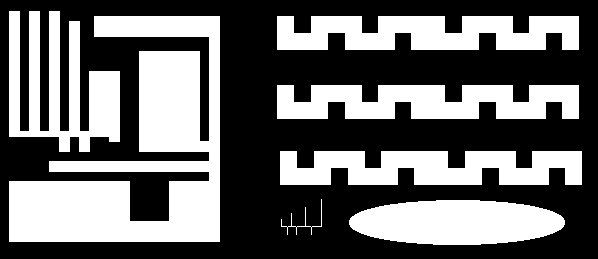
%> input picture lab10/ccl1.png, 598 x 259 px
$ octave lab10a.m   (GNU Octave 9; MATLAB toolbox functions it lacks are replaced by stand-ins)
%> lines starting %> are read from the running program, lines starting %| are printed output that depends on the picture; in (x1, y1, x2, y2) boxes, pixels count from 0 and x2, y2 are one past the last pixel; in counts of white or black regions, pixels touching at a corner belong together; the program's own positions count from 1
### lab10/root.m
function result = root(index,tab)

while index ~=tab(index)
    index = tab(index);
end
result = index;
end

### lab10/lab10a.m
clear;
clc;
close all;

I = imread('ccl1.png');
%> I is the input picture: size 259x598 uint8; 41.1% white; 7 white regions, largest, box (x1, y1, x2, y2) and area: (9, 16, 220, 242) 23561, (9, 11, 120, 152) 8081, (277, 16, 579, 50) 8024

Icp = uint32(I);
[height, width] = size(Icp);
%> height = 259; width = 598

L = 1;
N = 100;
id = 1:N;
lut = 1:N;

 for y = 2 : (height-1)
    for x = 2 : (width-1)
        if I(y, x) ~= 0
             neighbors = [Icp(y-1,x-1), Icp(y-1,x), Icp(y-1,x+1), Icp(y,x-1)];
             Sum = sum(neighbors);
             if Sum == 0
                 Icp(y,x) = L;
                 L = L+1;
             elseif  Sum>0
                 valid = nonzeros(neighbors);
                 mi = min(valid);
                 ma = max(valid);
                 if mi == ma
                     Icp(y,x) = mi;
                 else
                     Icp(y,x) = mi;
                     id(root(ma,id)) = root(mi,id);
                 end
             end
        end
    end
 end
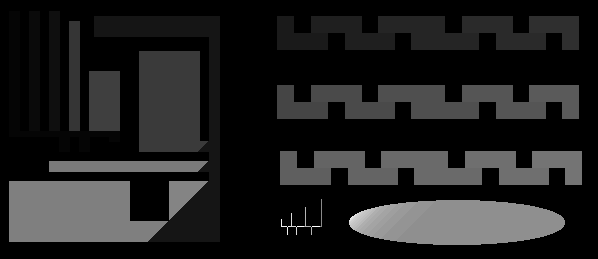
%> Icp: size 259x598 uint32; min 0, max 48, mean 6.1; drawn with min black and max white
%> after the loop, L = 49; Sum = 108; id = 100 values, max 100 at index 100, min 1 at index 1, mean 47.92; ma = 27; mi = 27; neighbors = [27 27 27 27]; valid = [27; 27; 27; 27]


 subplot(1,2,1);
 imshow(I,[]);
 subplot(1,2,2);
 imshow(Icp,[]);


 for i = 1:length(lut)
     lut(i) = root(i,id);
 end
%> after the loop, lut = 100 values, max 100 at index 100, min 1 at index 1, mean 48.26

 Result = zeros(height,width);
 for i = 1:height
      for j = 1:width
          if Icp(i,j) > 0
            Result(i,j) = lut(Icp(i,j));
          end
      end
 end
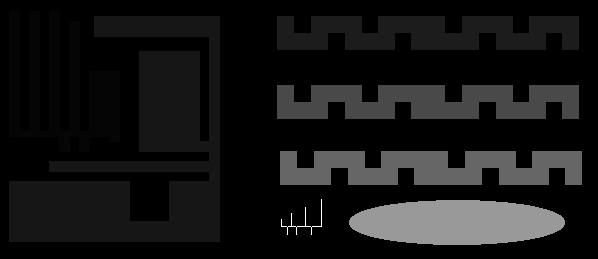
%> Result: size 259x598 double; min 0, max 45, mean 3.9; drawn with min black and max white

 figure
 imshow(Result,[]);

$ run again, with lab10/shapes.png copied over lab10/ccl1.png
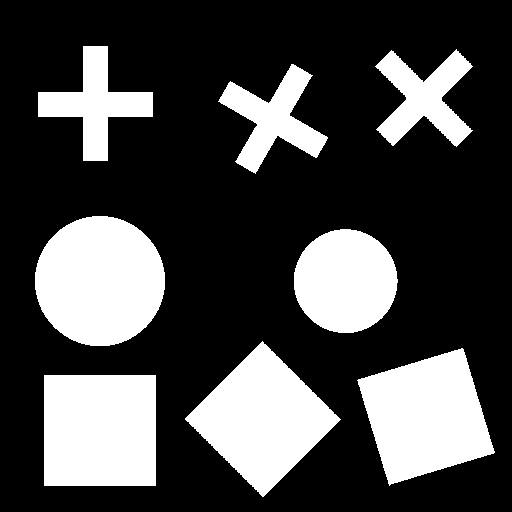
%> input picture lab10/shapes.png, 512 x 512 px
%> I: size 512x512 logical; 28% white; 8 white regions, largest, box (x1, y1, x2, y2) and area: (35, 216, 165, 346) 13293, (44, 375, 156, 486) 12432, (185, 341, 341, 497) 12212
%> after the loop `for y = 2 : (height-1)`:
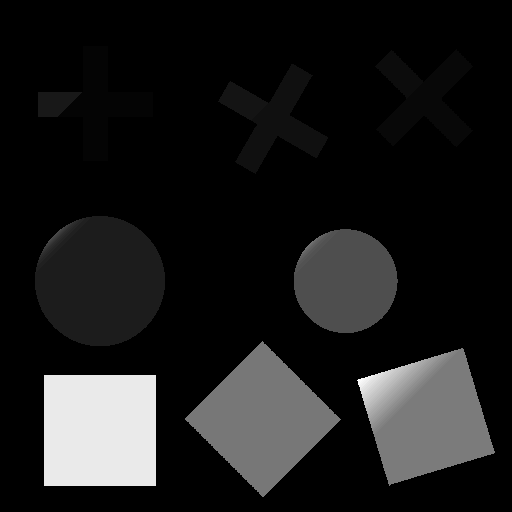
%> Icp: size 512x512 uint32; min 0, max 62, mean 6.7; drawn with min black and max white
%> after the loop `for y = 2 : (height-1)`: L = 63; Sum = 116; id = 100 values, max 100 at index 100, min 1 at index 1, mean 44.31; ma = 29; neighbors = [29 29 29 29]; valid = [29; 29; 29; 29]
%> after the loop `for i = 1:length(lut)`: lut has the same summary as id
%> after the loop `for i = 1:height`:
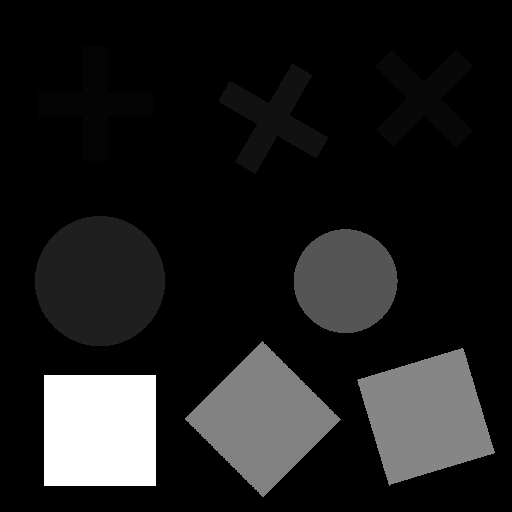
%> Result: size 512x512 double; min 0, max 57, mean 6.5; drawn with min black and max white
